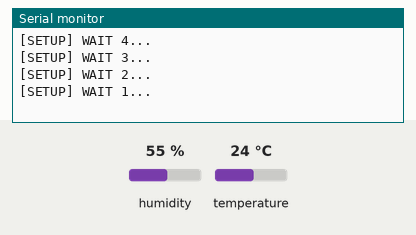
Recording of a sketch running on a simulated ESP8266 (NodeMCU). Shown: the last lines printed to the serial monitor. Inputs (shaded band) come from the test bench; at power-on: humidity 55 %, temperature 24 °C. WiFi joins after 1.5 s; servers stay silent unless stated; uploads are accepted with an empty reply.

Above: at 5.2 s.
5.3 s: humidity set to 22 %
At 6.6 s:
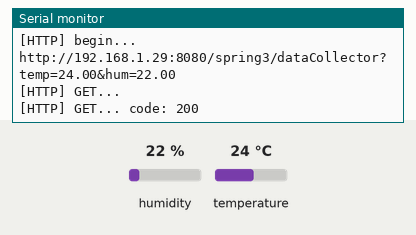
14.1 s: temperature set to 12 °C
At 15.91 s:
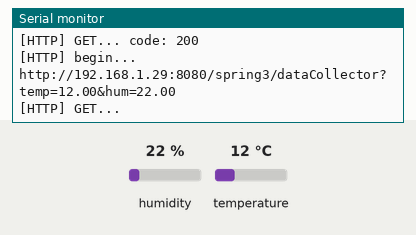
22.9 s: humidity set to 40 %
At 27.6 s:
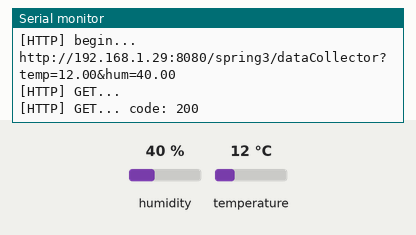
Timing chart, 0 to 29.1 s (numbered marks = the images above; inputs shaded):
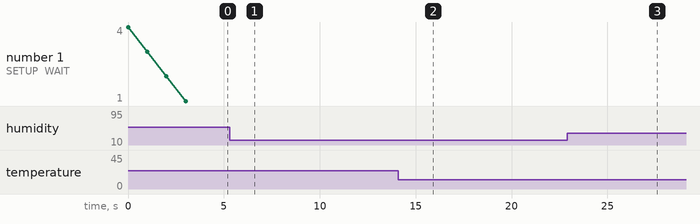

Measured:
- after the input at 5.3 s, the serial monitor: prints a new line after 0.23 s (image 1)
- after the input at 14.1 s, the serial monitor: prints a new line after 1.7 s (image 2)
- after the input at 22.9 s, the serial monitor: prints a new line after 3.1 s (image 3)

The sketch:

EspDataCollector.ino
```cpp
/**
   BasicHTTPClient.ino

    Created on: 24.05.2015

*/

#include <Arduino.h>

#include <ESP8266WiFi.h>
#include <ESP8266WiFiMulti.h>

#include <ESP8266HTTPClient.h>

#include <WiFiClient.h>
#include <DHT.h>


#define DHTPIN            2         // Pin which is connected to the DHT sensor.
// Uncomment the type of sensor in use:
#define DHTTYPE           DHT11     // DHT 11

DHT dht(DHTPIN, DHTTYPE);
ESP8266WiFiMulti WiFiMulti;

void setup() {

  Serial.begin(115200);
  // Serial.setDebugOutput(true);

  Serial.println();
  Serial.println();
  Serial.println();
  dht.begin();            // inicjalizacja czujnika
  for (uint8_t t = 4; t > 0; t--) {
    Serial.printf("[SETUP] WAIT %d...\n", t);
    Serial.flush();
    delay(1000);
  }

  WiFi.mode(WIFI_STA);
  WiFiMulti.addAP("Orange_Swiatlowod_AFE0", "US744MKENJDN");

}

void loop() {
  // wait for WiFi connection
  if ((WiFiMulti.run() == WL_CONNECTED)) {

    WiFiClient client;

    HTTPClient http;

    Serial.print("[HTTP] begin...\n");
    Serial.println( "http://192.168.1.29:8080/spring3/dataCollector"+readValuesFromSensor());
    if (http.begin(client, "http://192.168.1.29:8080/spring3/dataCollector"+readValuesFromSensor())) {  // HTTP


      Serial.print("[HTTP] GET...\n");
      // start connection and send HTTP header
      int httpCode = http.GET();

      // httpCode will be negative on error
      if (httpCode > 0) {
        // HTTP header has been send and Server response header has been handled
        Serial.printf("[HTTP] GET... code: %d\n", httpCode);

        // file found at server
        if (httpCode == HTTP_CODE_OK || httpCode == HTTP_CODE_MOVED_PERMANENTLY) {
          String payload = http.getString();
          Serial.println(payload);
        }
      } else {
        Serial.printf("[HTTP] GET... failed, error: %s\n", http.errorToString(httpCode).c_str());
      }

      http.end();
    } else {
      Serial.printf("[HTTP} Unable to connect\n");
    }
  }

  delay(10000);
}

String readValuesFromSensor() {
  // Odczyt temperatury i wilgotności powietrza
  float t = dht.readTemperature();
  float h = dht.readHumidity();
  String results = "?temp=";
  results.concat(t);
  results.concat("&hum=");
  results.concat(h);
  return results;
}
```
